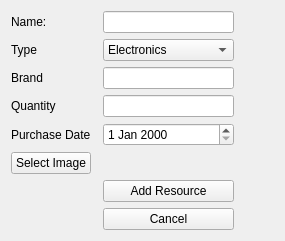
                <widget class="QWidget" name="resourceAddTab">
                 <property name="contextMenuPolicy">
                  <enum>Qt::ContextMenuPolicy::PreventContextMenu</enum>
                 </property>
                 <attribute name="title">
                  <string>Add Resources</string>
                 </attribute>
                 <layout class="QGridLayout" name="gridLayout_2">
                  <item row="2" column="0">
                   <widget class="QLabel" name="label_brand">
                    <property name="text">
                     <string>Brand</string>
                    </property>
                   </widget>
                  </item>
                  <item row="3" column="2">
                   <widget class="QLineEdit" name="quantityLineEdit"/>
                  </item>
                  <item row="6" column="2">
                   <widget class="QPushButton" name="confirmFormButton">
                    <property name="text">
                     <string>Add Resource</string>
                    </property>
                   </widget>
                  </item>
                  <item row="5" column="1" colspan="2">
                   <widget class="QLabel" name="lblImagePreview">
                    <property name="text">
                     <string/>
                    </property>
                   </widget>
                  </item>
                  <item row="0" column="3" rowspan="7">
                   <spacer name="resourceHorizontalSpacer">
                    <property name="orientation">
                     <enum>Qt::Orientation::Horizontal</enum>
                    </property>
                    <property name="sizeHint" stdset="0">
                     <size>
                      <width>40</width>
                      <height>20</height>
                     </size>
                    </property>
                   </spacer>
                  </item>
                  <item row="3" column="0">
                   <widget class="QLabel" name="label_quantity">
                    <property name="text">
                     <string>Quantity</string>
                    </property>
                   </widget>
                  </item>
                  <item row="7" column="2">
                   <widget class="QPushButton" name="cancelFormButton">
                    <property name="text">
                     <string>Cancel</string>
                    </property>
                   </widget>
                  </item>
                  <item row="0" column="0">
                   <widget class="QLabel" name="label_name">
                    <property name="text">
                     <string>Name:</string>
                    </property>
                   </widget>
                  </item>
                  <item row="1" column="2">
                   <widget class="QComboBox" name="typeComboBox">
                    <item>
                     <property name="text">
                      <string>Electronics </string>
                     </property>
                    </item>
                    <item>
                     <property name="text">
                      <string>Cleaning Supplies</string>
                     </property>
                    </item>
                    <item>
                     <property name="text">
                      <string>Kitchen Supplies</string>
                     </property>
                    </item>
                    <item>
                     <property name="text">
                      <string>Stationery </string>
                     </property>
                    </item>
                   </widget>
                  </item>
                  <item row="0" column="2">
                   <widget class="QLineEdit" name="nameLineEdit"/>
                  </item>
                  <item row="1" column="0">
                   <widget class="QLabel" name="label_type">
                    <property name="text">
                     <string>Type</string>
                    </property>
                   </widget>
                  </item>
                  <item row="5" column="0">
                   <widget class="QPushButton" name="btnSelectImage">
                    <property name="text">
                     <string>Select Image</string>
                    </property>
                   </widget>
                  </item>
                  <item row="2" column="2">
                   <widget class="QLineEdit" name="brandLineEdit"/>
                  </item>
                  <item row="4" column="0">
                   <widget class="QLabel" name="label_date">
                    <property name="text">
                     <string>Purchase Date</string>
                    </property>
                   </widget>
                  </item>
                  <item row="4" column="2">
                   <widget class="QDateEdit" name="purchaseDateEdit"/>
                  </item>
                 </layout>
                </widget>
